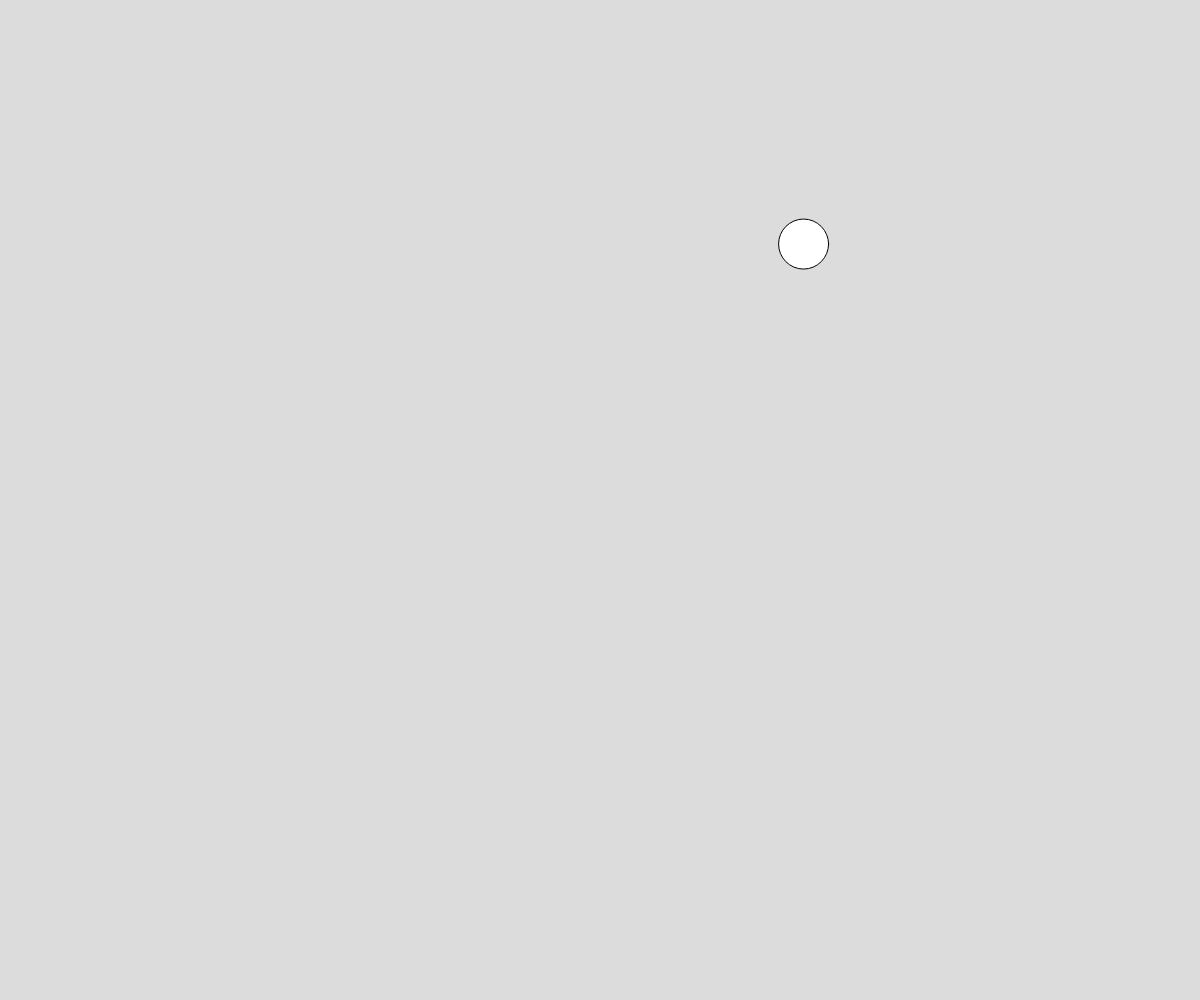
Frame 1 (no input)
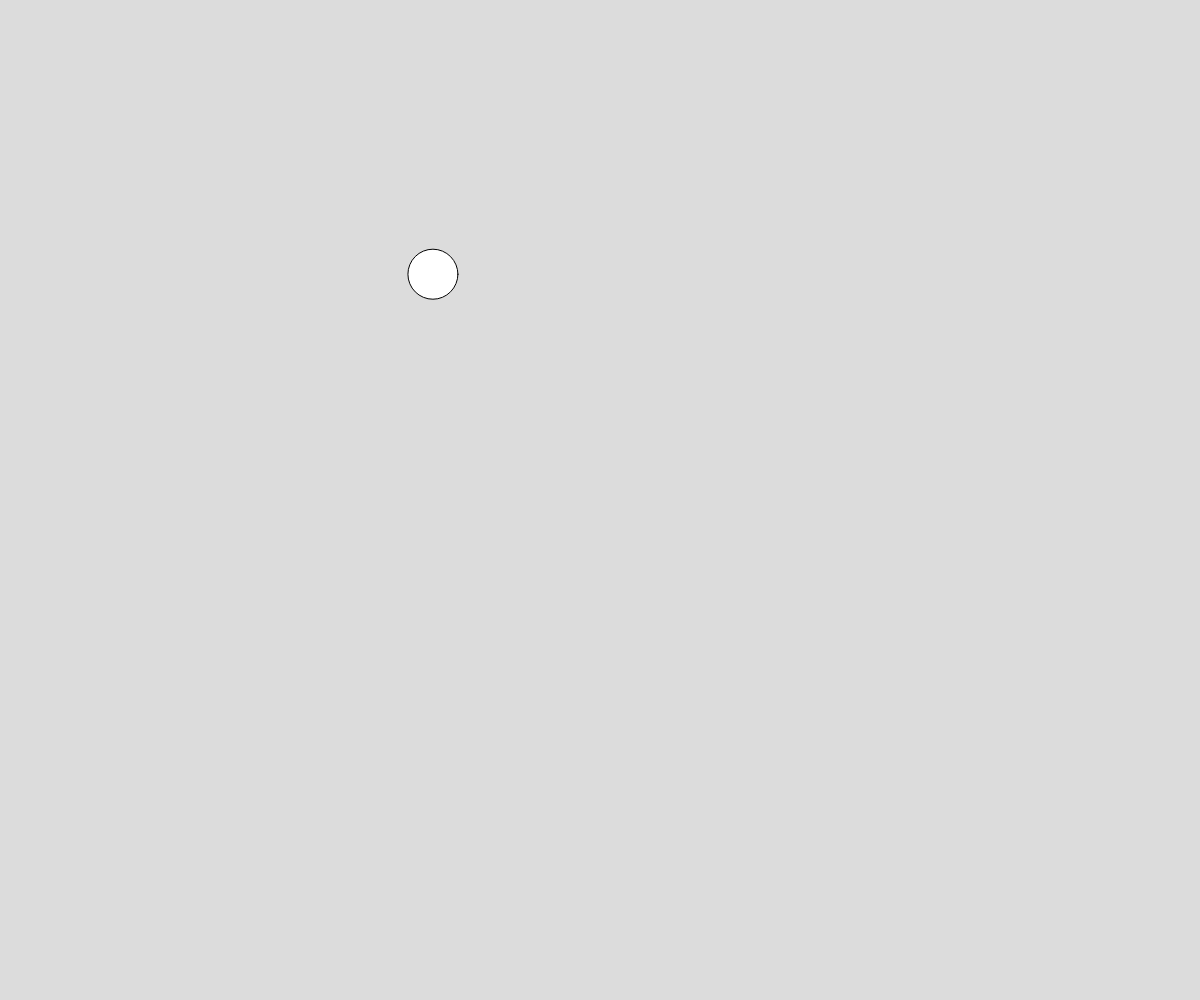
Frame 60 (no input)
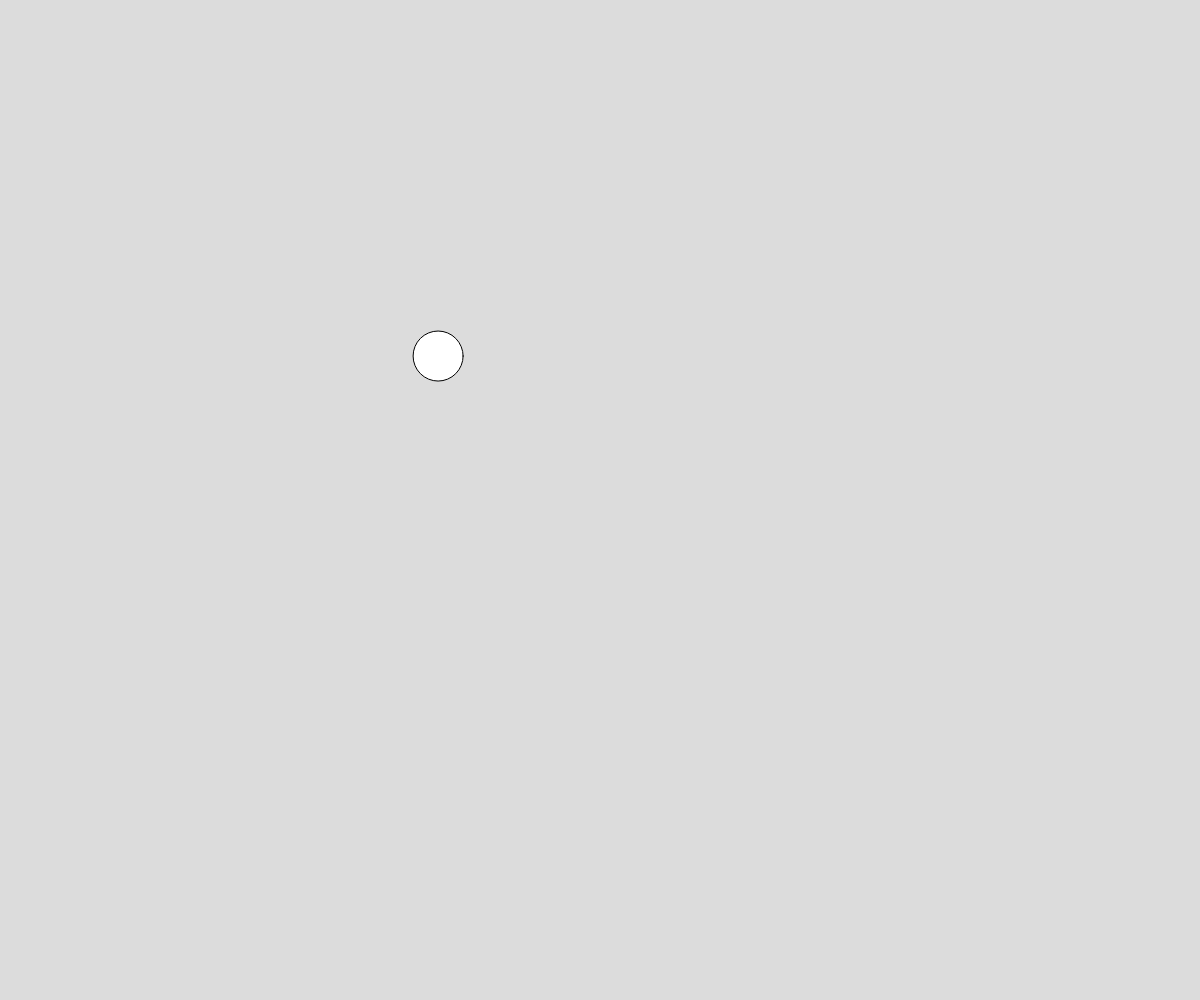
Frame 120 (the mouse pressed at the canvas centre since frame 60)

The p5.js sketch that drew these frames (run headless with seeded random() and noise() and a simulated clock; from frame 60 on, the mouse is pressed at the canvas centre):

// p5.js sketch
// ── sketch.js
// Perlin Noise Ball
// October 7 2024

let x;
let y;
let time = 0;

function setup() {
  createCanvas(windowWidth, windowHeight);
  x = width/2;
  y = height/2;
}

function draw() {
  background(220);

  x = noise(time)*width;
  y = noise(time + 100)*height;
  circle(x,y,50);

  time +=0.01;
}
